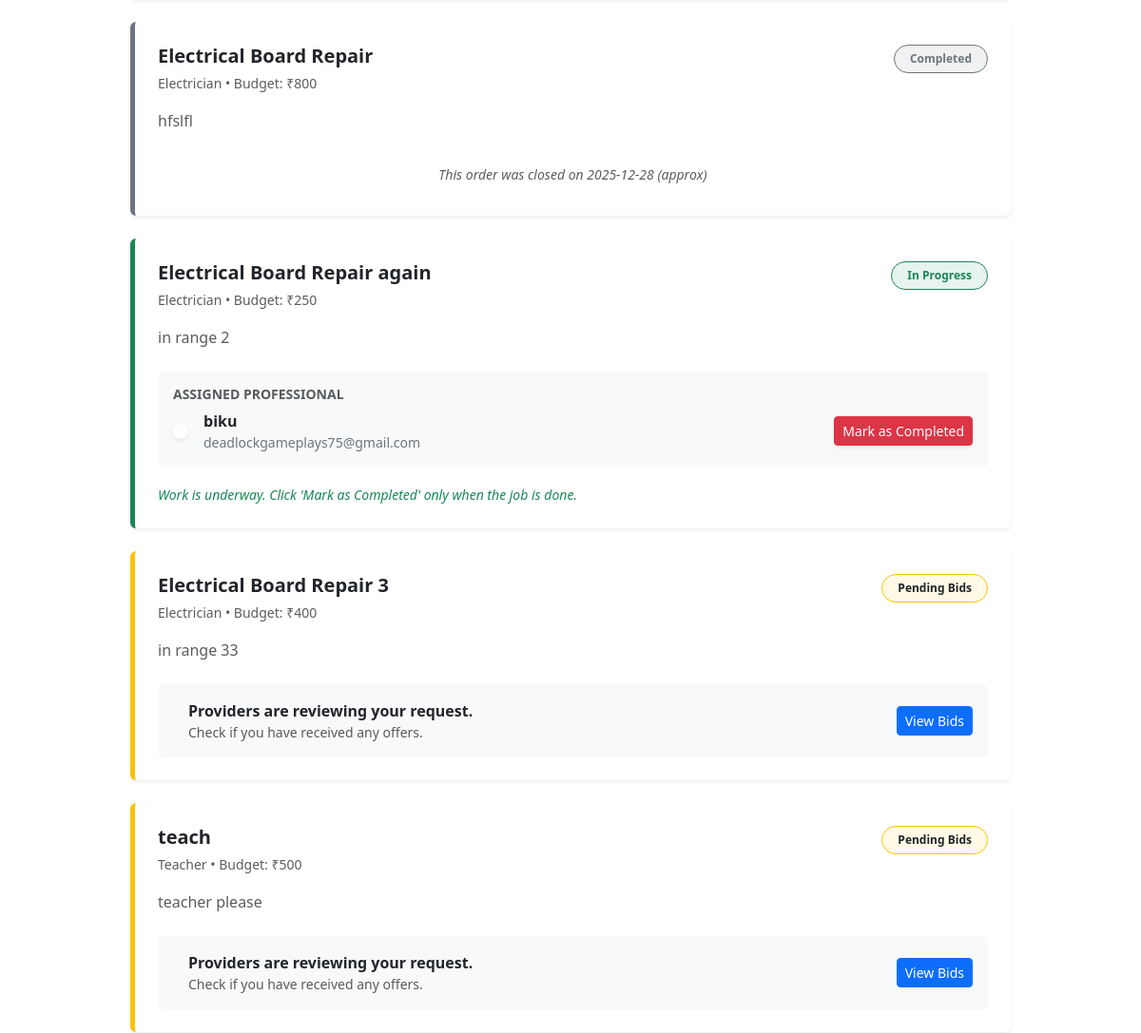
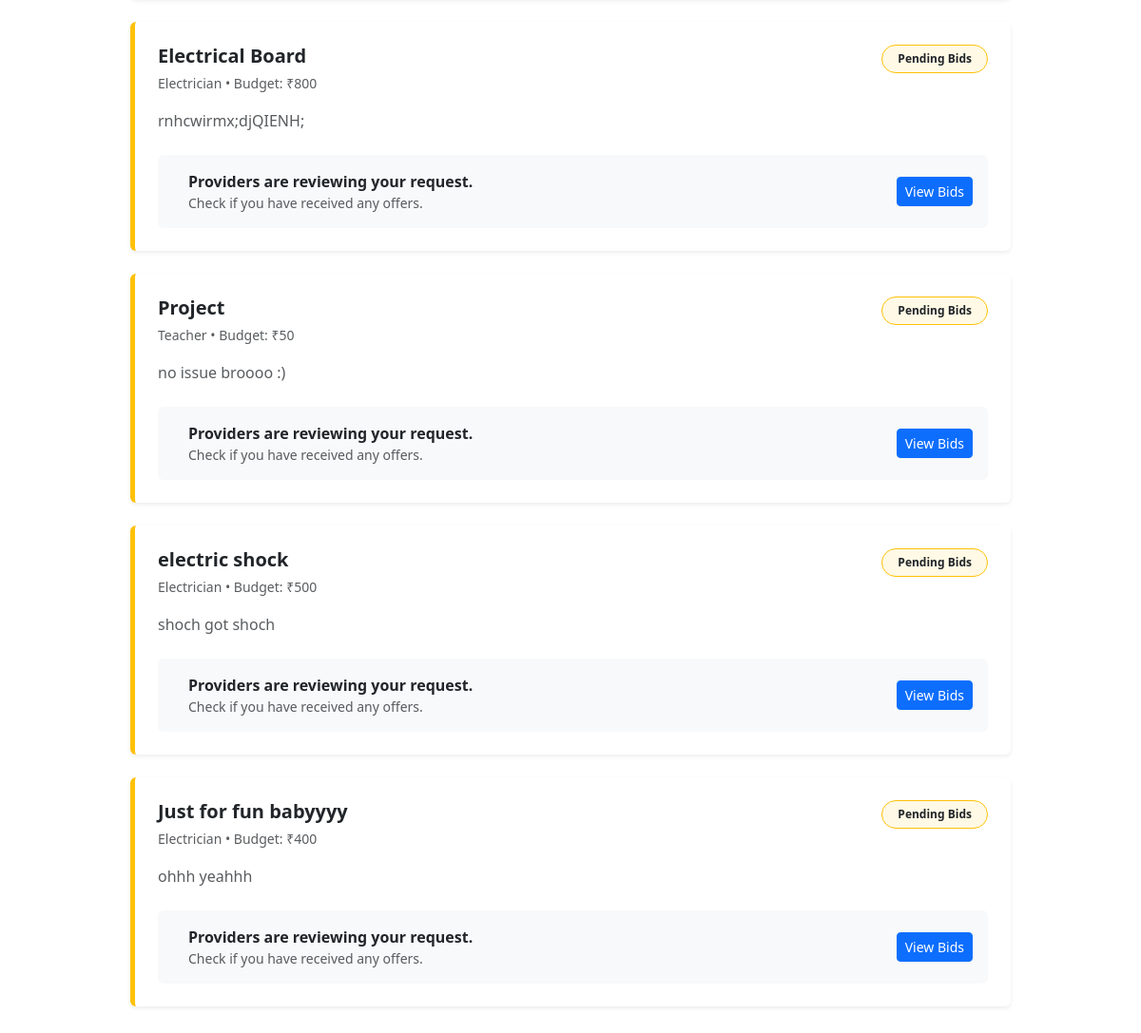
Before: /my_orders (signed in, lower part) with the older database file (2 pictures, top to bottom).
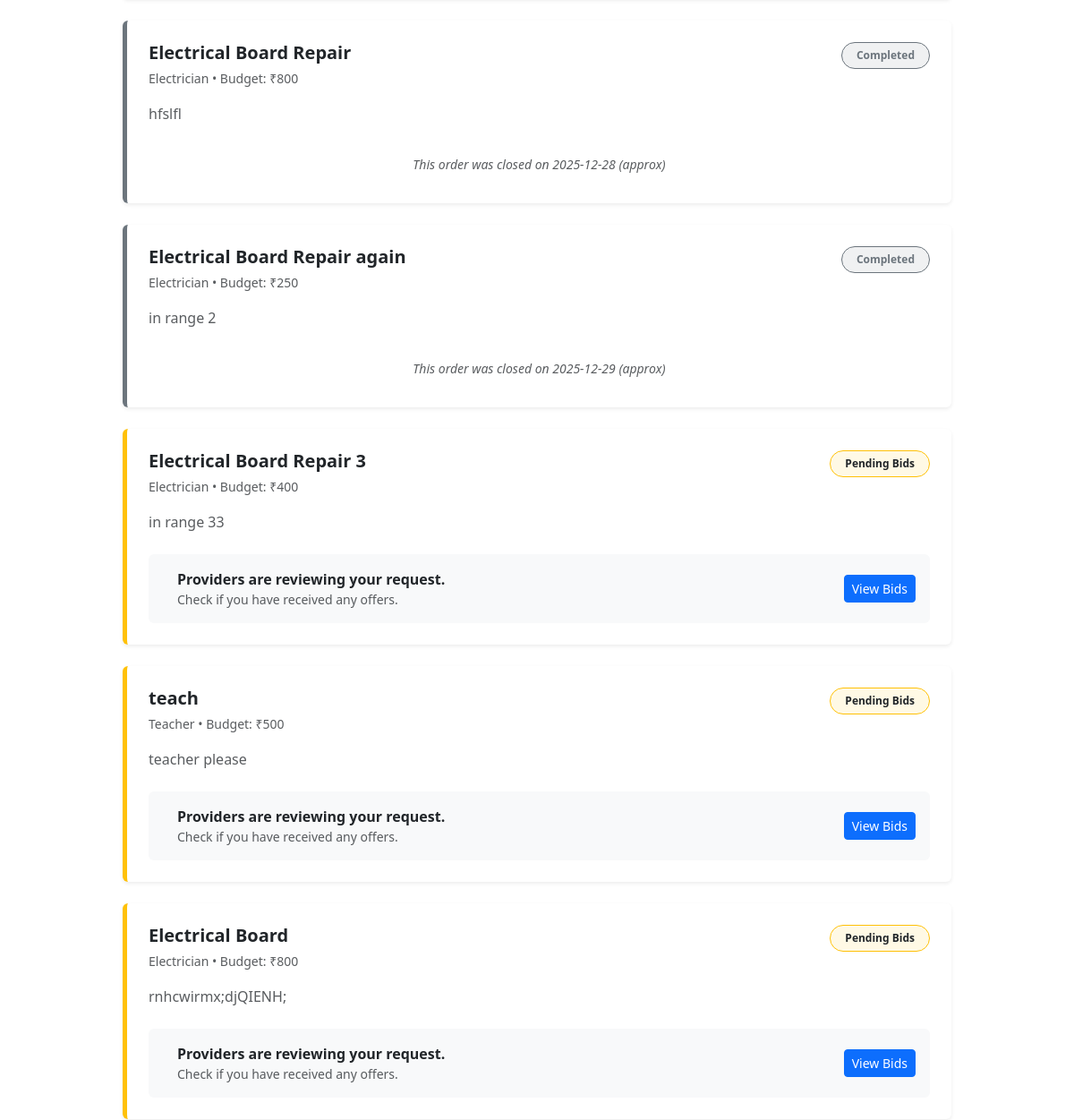
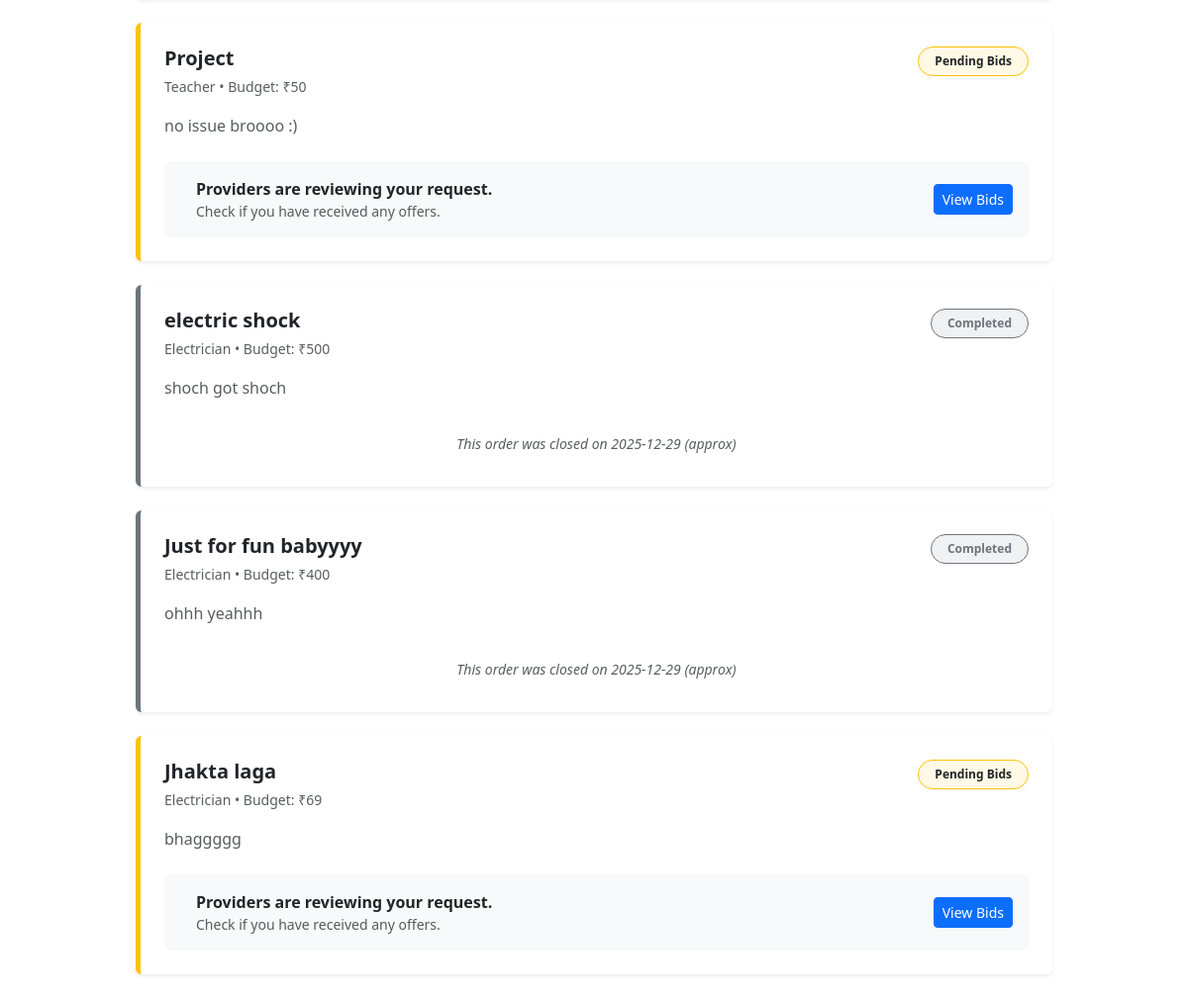
After: the same page with the newer database file (2 pictures, top to bottom).
### app.py (models this page shows)
class service_request(db.Model):
    id=db.Column(db.Integer, primary_key=True)
    consumer_id=db.Column(db.Integer, nullable=False)
    con_latitude = db.Column(db.Float, nullable=False)
    con_longitude = db.Column(db.Float, nullable=False)
    service_title=db.Column(db.String(200), nullable=False)
    service_type=db.Column(db.String(50), nullable=False)
    budget=db.Column(db.Integer, nullable=False)
    desc=db.Column(db.String(500), nullable=False)
    is_active=db.Column(db.Boolean, default=True)
    is_inprogress=db.Column(db.Boolean, default=False)
    assigned_provider_id=db.Column(db.Integer, nullable=True)
    created_at=db.Column(db.DateTime, default=db.func.current_timestamp())

class users(db.Model):
    id = db.Column(db.Integer, primary_key=True)
    email = db.Column(db.String(120), unique=True, nullable=False, index=True)
    password_hash = db.Column(db.String(255), nullable=False)
    full_name = db.Column(db.String(120), nullable=False)
    latitude = db.Column(db.Float, nullable=False)
    longitude = db.Column(db.Float, nullable=False)
    radius_km = db.Column(db.Float, default=5.0)  # optional usage
    is_provider = db.Column(db.Boolean, default=False)
    is_consumer = db.Column(db.Boolean, default=False)
    user_skill=db.Column(db.String(20), nullable=True)
    created_at = db.Column(db.DateTime, default=db.func.current_timestamp())

### app.py (the view)
@app.route('/my_orders')
def my_orders():
    if 'user_id' not in session:
        return redirect(url_for('login'))
    con_id = session['user_id']
    orders = db.session.query(service_request, users).outerjoin(users, service_request.assigned_provider_id == users.id)\
        .filter(service_request.consumer_id == con_id).all()
    return render_template('consumer/my_orders.html', orders=orders)

### templates/consumer/my_orders.html (shortened to what the changed rows need)
{% extends 'base.html' %}
{% block body %}
<div class="container pb-5">
    <div class="row row-cols-1 g-4 justify-content-center">
        {% for req, provider in orders %}
        <div class="col-lg-10">
            <div class="card shadow-sm border-0 h-100 overflow-hidden
                {% if req.is_inprogress %} border-start border-success border-5
                {% elif req.is_active %} border-start border-warning border-5
                {% else %} border-start border-secondary border-5 {% endif %}">
                <div class="card-body p-4">
                    <div class="d-flex justify-content-between align-items-start mb-3">
                        <div>
                            <h5 class="fw-bold mb-1">{{ req.service_title }}</h5>
                            <span class="text-muted small">{{ req.service_type }} • Budget: ₹{{ req.budget }}</span>
                        </div>
                        {% if req.is_inprogress %}
                            <span class="badge bg-success bg-opacity-10 text-success border border-success px-3 py-2 rounded-pill">
                                 In Progress
                            </span>
                        {% elif req.is_active %}
                            <span class="badge bg-warning bg-opacity-10 text-dark border border-warning px-3 py-2 rounded-pill">
                                 Pending Bids
                            </span>
                        {% else %}
                            <span class="badge bg-secondary bg-opacity-10 text-secondary border border-secondary px-3 py-2 rounded-pill">
                                 Completed
                            </span>
                        {% endif %}
                    </div>
                    <p class="card-text text-muted mb-4">{{ req.desc }}</p>
                    {% if req.is_inprogress and provider %}
                        <div class="bg-light p-3 rounded mb-3">
                            <h6 class="text-uppercase text-muted small fw-bold mb-2">Assigned Professional</h6>
                            <div class="d-flex align-items-center justify-content-between flex-wrap">
                                <div class="d-flex align-items-center mb-2 mb-md-0">
                                    <div class="bg-white p-2 rounded-circle shadow-sm me-3">
                                    </div>
                                    <div>
                                        <div class="fw-bold">{{ provider.full_name }}</div>
                                        <div class="small"><a href="mailto:{{ provider.email }}" class="text-decoration-none text-secondary">{{ provider.email }}</a></div>
                                    </div>
                                </div>
                                <a href="{{ url_for('close_order', req_id=req.id) }}"
                                   class="btn btn-danger btn-sm shadow-sm"
                                   onclick="return confirm('Confirm that the work is completely finished?');">
                                    Mark as Completed
                                </a>
                            </div>
                        </div>
                        <small class="text-success fst-italic">
                             Work is underway. Click 'Mark as Completed' only when the job is done.
                        </small>
                    {% elif req.is_active %}
                        <div class="d-flex align-items-center bg-light p-3 rounded">
                            <div class="flex-grow-1">
                                <strong>Providers are reviewing your request.</strong>
                                <div class="small text-muted">Check if you have received any offers.</div>
                            </div>
                            <a href="{{ url_for('view_bids', req_id=req.id) }}" class="btn btn-primary btn-sm">
                                View Bids
                            </a>
                        </div>
                    {% else %}
                        <div class="text-center p-2 text-muted">
                            <small><em>This order was closed on {{ req.created_at.strftime('%Y-%m-%d') }} (approx)</em></small>
                        </div>
                    {% endif %}
                </div>
            </div>
        </div>
        {% endfor %}
    </div>
</div>
{% endblock body %}

Changed rows visible on the page:
changed service_request "Electrical Board Repair again": created_at (not shown) → "2025-12-29"; full_name "biku" → (not shown); email "deadlockgameplays75@gmail.com" → (not shown); is_inprogress "In Progress ASSIGNED PROFESSIONAL Mark as Completed Work is underway. Click 'Mark as Completed' only when the job is done." → "Completed This order was closed on (approx)"
changed service_request "electric shock": created_at (not shown) → "2025-12-29"; is_active "Pending Bids Providers are reviewing your request. Check if you have received any offers. View Bids" → "Completed This order was closed on (approx)"
changed service_request "Just for fun babyyyy": created_at (not shown) → "2025-12-29"; is_active "Pending Bids Providers are reviewing your request. Check if you have received any offers. View Bids" → "Completed This order was closed on (approx)"
added service_request: service_title "Jhakta laga", service_type "Electrician", budget "69", is_inprogress "Pending Bids", desc "bhaggggg"
